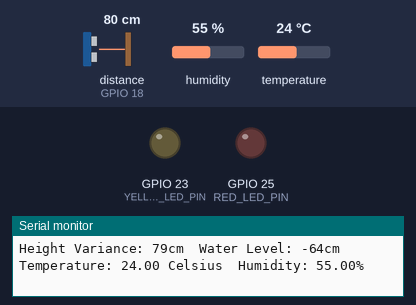
Recording of a sketch running on a simulated ESP32. Parts: output pins drawn as LEDs (lit = HIGH), the last lines printed to the serial monitor. Wiring (inferred from the names in the program): ultrasonic range finder: trigger GPIO 5; echo GPIO 18. Inputs (shaded band) come from the test bench; at power-on: distance to the obstacle (sensor on GPIO 18) 80 cm, humidity 55 %, temperature 24 °C. The echo pulse lasts 58.3 µs per cm; WiFi joins after 1.5 s; servers stay silent unless stated; pins used as bus, display or sensor lines are not drawn.

Above: at 3.0 s.
3.1 s: distance to the obstacle (sensor on GPIO 18) set to 10 cm
6.0 s: distance to the obstacle (sensor on GPIO 18) set to 7 cm
At 8.5 s:
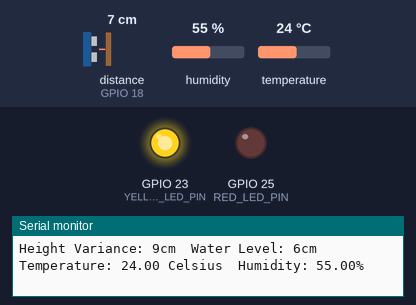
13.8 s: distance to the obstacle (sensor on GPIO 18) set to 3 cm
At 18.5 s:
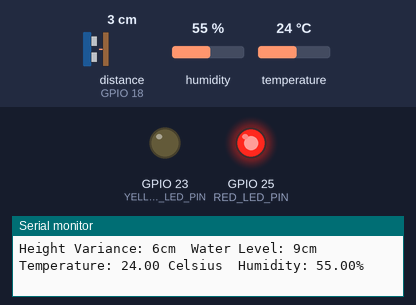
21.5 s: distance to the obstacle (sensor on GPIO 18) set to 9 cm
At 22.3 s:
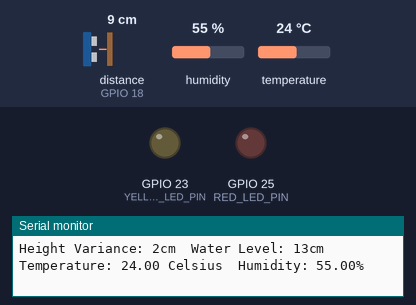
Timing chart, 0 to 24.0 s (numbered marks = the images above; inputs shaded):
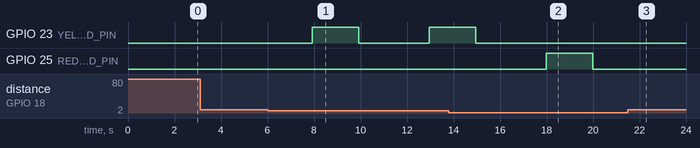

The sketch:

WaterLevelMonitoringSystemCode.ino
```cpp
/* Comment this out to disable prints and save space */
#define BLYNK_PRINT Serial

/* Fill-in your Template ID (only if using Blynk.Cloud) */
//#define BLYNK_TEMPLATE_ID   "YourTemplateID"
#define BLYNK_TEMPLATE_ID "TMPL-xh6T_7x"
#define BLYNK_DEVICE_NAME "Microcontroller ESP 32"
#define BLYNK_AUTH_TOKEN "G3nR-vaqiNMB4srk_vy-bBuuGKIc-2RQ"

#include <WiFi.h>
#include <WiFiClient.h>
#include <BlynkSimpleEsp32.h>

// You should get Auth Token in the Blynk App.
// Go to the Project Settings (nut icon).
char auth[] = "G3nR-vaqiNMB4srk_vy-bBuuGKIc-2RQ";

// Your WiFi credentials.
// Set password to "" for open networks.
char ssid[] = "Ibrahim";
char pass[] = "22222222";

//include library (DHT)
#include "DHT.h"
#include <Adafruit_Sensor.h>

//Temperature sensor pin & type
#define DHT_PIN 4
#define DHT_TYPE DHT22

//DHT function for pin and type (DHT22)
DHT dht(DHT_PIN, DHT_TYPE);

//LED Pin
const int RED_LED_PIN = 25;
const int YELLOW_LED_PIN = 23;

//pin for Ultrasonic Sensor
const int trigPin = 5;
const int echoPin = 18;

#define SPEED_OF_SOUND 0.034

void setup()
{
  // Debug console
  Serial.begin(9600);

  //ultrasonic pin
  pinMode(trigPin, OUTPUT);
  pinMode(echoPin, INPUT);

  //LED Pin
  pinMode(RED_LED_PIN, OUTPUT);
  pinMode(YELLOW_LED_PIN, OUTPUT);

  //dht22
  dht.begin();

  //blynk
  Blynk.begin(auth, ssid, pass);
}

void loop()
{
  //variables
  const int total_height = 15;
  int duration, var_height, water_level;

  //Variables for DHT22 sensor
  float temperature, humidity;

  //intializing variables with zeros
  var_height = 0, duration = 0;

  //for statement and mean value
  for (int i=0; i<10; i++){
    digitalWrite(trigPin, LOW);
    delayMicroseconds(2);
    digitalWrite(trigPin, HIGH);
    delayMicroseconds(10);
    digitalWrite(trigPin, LOW);

    // Reads the echoPin, returns the sound wave travel time in microseconds
    duration = pulseIn(echoPin, HIGH);
    //sum of vaiation in height in each time in the loop
    var_height += (duration * SPEED_OF_SOUND)/2;
  }

  //one distinct value of var_height as it is divided by 10 from its original value
  var_height = var_height/10;
  //water level as it is the difference between the total_height (15 cm) and the var_height
  water_level = total_height - var_height;

  //dht22 readings for temperature and humidity
  temperature = dht.readTemperature();
  humidity = dht.readHumidity();

  //Warning Conditions for turning on or off the LEDs
  digitalWrite(YELLOW_LED_PIN, LOW);
  digitalWrite(RED_LED_PIN, LOW);
  if (var_height <=3){
      digitalWrite(RED_LED_PIN, HIGH);
      delay(2000);
      digitalWrite(RED_LED_PIN, LOW);
  }
  else if (var_height <=7 && var_height >3){
    digitalWrite(YELLOW_LED_PIN, HIGH);
    delay(2000);
    digitalWrite(YELLOW_LED_PIN, LOW);
  }

  //Blynk sending data
  Blynk.virtualWrite(V0, water_level);
  Blynk.virtualWrite(V1, temperature);
  Blynk.virtualWrite(V2, humidity);
  Blynk.run();

  //Print on serial monitor
  Serial.print("Height Variance: ");
  Serial.print(var_height);
  Serial.print("cm\tWater Level: ");
  Serial.print(water_level);
  Serial.print("cm\tTemperature: ");
  Serial.print(temperature);
  Serial.print(" Celsius\tHumidity: ");
  Serial.print(humidity);
  Serial.print("%\n");
  delay(3000);

}
```

Measured:
- the behaviour switches between 9 and 8 cm on distance to the obstacle (sensor on GPIO 18) (found by bisection; images 0 and 1)
- the behaviour switches between 5 and 4 cm on distance to the obstacle (sensor on GPIO 18) (found by bisection; images 1 and 2)
- after the input at 6.0 s, GPIO 23 (YELLOW_LED_PIN): LOW → HIGH after 1.9 s, → LOW 2.0 s later, → HIGH 3.0 s later
- after the input at 13.8 s, GPIO 23 (YELLOW_LED_PIN): goes on until 15.0 s, then stays LOW; GPIO 25 (RED_LED_PIN): LOW → HIGH after 4.2 s, → LOW 2.0 s later
- after the input at 21.5 s, GPIO 25 (RED_LED_PIN): stays LOW (without the input it goes to HIGH after 1.5 s)
